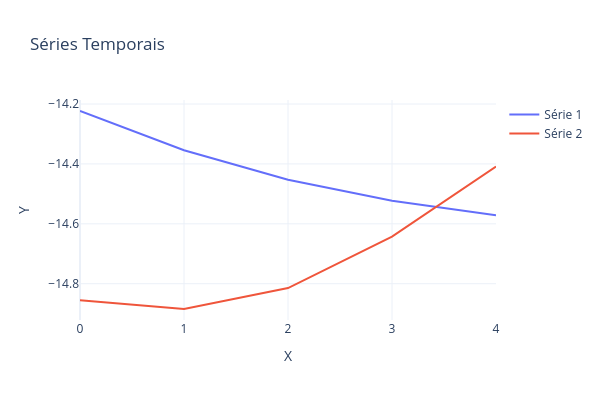

The cell this chart's notebook holds for it:
### Code cell
i = 100
PlotSeriesPLY(ySeries=[aRt[i],aPt[i]])

### Figure 1 — Plotly figure (JSON) as saved in the notebook; plotly's stock layout.template omitted (floating-point values rounded to 4 significant figures)
{"data": [{"mode": "lines", "name": "Série 1", "type": "scatter", "x": [0, 1, 2, 3, 4], "xaxis": "x", "y": [-14.22, -14.35, -14.45, -14.52, -14.57], "yaxis": "y"}, {"mode": "lines", "name": "Série 2", "type": "scatter", "x": [0, 1, 2, 3, 4], "xaxis": "x", "y": [-14.86, -14.88, -14.81, -14.64, -14.41], "yaxis": "y"}], "layout": {"height": 400, "title": {"text": "Séries Temporais"}, "width": 600, "xaxis": {"anchor": "y", "domain": [0, 1], "title": {"text": "X"}}, "yaxis": {"anchor": "x", "domain": [0, 1], "title": {"text": "Y"}}}}
